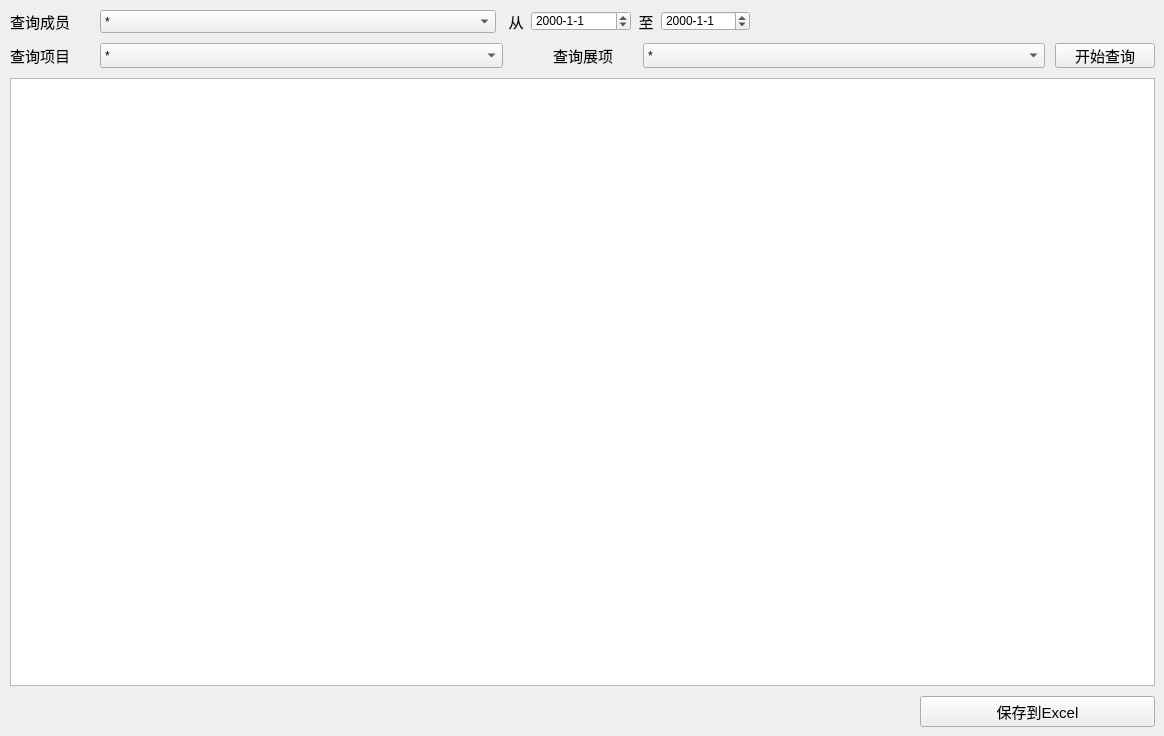
    <widget class="QWidget" name="tab2">
     <attribute name="title">
      <string>加班统计</string>
     </attribute>
     <widget class="QWidget" name="layoutWidget">
      <property name="geometry">
       <rect>
        <x>10</x>
        <y>10</y>
        <width>1145</width>
        <height>717</height>
       </rect>
      </property>
      <layout class="QVBoxLayout" name="verticalLayout_10">
       <property name="spacing">
        <number>10</number>
       </property>
       <item>
        <layout class="QVBoxLayout" name="verticalLayout_9">
         <item>
          <layout class="QHBoxLayout" name="horizontalLayout_14">
           <item>
            <layout class="QHBoxLayout" name="horizontalLayout_8">
             <item>
              <widget class="QLabel" name="label_2">
               <property name="sizePolicy">
                <sizepolicy hsizetype="Fixed" vsizetype="Preferred">
                 <horstretch>0</horstretch>
                 <verstretch>0</verstretch>
                </sizepolicy>
               </property>
               <property name="minimumSize">
                <size>
                 <width>80</width>
                 <height>0</height>
                </size>
               </property>
               <property name="font">
                <font>
                 <pointsize>11</pointsize>
                </font>
               </property>
               <property name="text">
                <string>查询成员</string>
               </property>
              </widget>
             </item>
             <item>
              <widget class="QComboBox" name="query_member">
               <property name="minimumSize">
                <size>
                 <width>0</width>
                 <height>20</height>
                </size>
               </property>
               <property name="maximumSize">
                <size>
                 <width>16777215</width>
                 <height>25</height>
                </size>
               </property>
               <item>
                <property name="text">
                 <string>*</string>
                </property>
               </item>
              </widget>
             </item>
            </layout>
           </item>
           <item>
            <layout class="QHBoxLayout" name="horizontalLayout_4">
             <property name="spacing">
              <number>5</number>
             </property>
             <item>
              <widget class="QLabel" name="label_5">
               <property name="sizePolicy">
                <sizepolicy hsizetype="Fixed" vsizetype="Fixed">
                 <horstretch>0</horstretch>
                 <verstretch>0</verstretch>
                </sizepolicy>
               </property>
               <property name="minimumSize">
                <size>
                 <width>20</width>
                 <height>20</height>
                </size>
               </property>
               <property name="maximumSize">
                <size>
                 <width>20</width>
                 <height>20</height>
                </size>
               </property>
               <property name="font">
                <font>
                 <pointsize>11</pointsize>
                 <kerning>true</kerning>
                </font>
               </property>
               <property name="text">
                <string>从</string>
               </property>
               <property name="alignment">
                <set>Qt::AlignCenter</set>
               </property>
              </widget>
             </item>
             <item>
              <widget class="QDateEdit" name="query_fromdate">
               <property name="minimumSize">
                <size>
                 <width>100</width>
                 <height>20</height>
                </size>
               </property>
               <property name="maximumSize">
                <size>
                 <width>100</width>
                 <height>20</height>
                </size>
               </property>
               <property name="alignment">
                <set>Qt::AlignLeading|Qt::AlignLeft|Qt::AlignVCenter</set>
               </property>
               <property name="displayFormat">
                <string>yyyy-M-d</string>
               </property>
              </widget>
             </item>
             <item>
              <widget class="QLabel" name="label_6">
               <property name="sizePolicy">
                <sizepolicy hsizetype="Fixed" vsizetype="Preferred">
                 <horstretch>0</horstretch>
                 <verstretch>0</verstretch>
                </sizepolicy>
               </property>
               <property name="minimumSize">
                <size>
                 <width>20</width>
                 <height>20</height>
                </size>
               </property>
               <property name="maximumSize">
                <size>
                 <width>20</width>
                 <height>20</height>
                </size>
               </property>
               <property name="font">
                <font>
                 <pointsize>11</pointsize>
                 <kerning>true</kerning>
                </font>
               </property>
               <property name="midLineWidth">
                <number>0</number>
               </property>
               <property name="text">
                <string>至</string>
               </property>
               <property name="alignment">
                <set>Qt::AlignCenter</set>
               </property>
              </widget>
             </item>
             <item>
              <widget class="QDateEdit" name="query_todate">
               <property name="minimumSize">
                <size>
                 <width>0</width>
                 <height>20</height>
                </size>
               </property>
               <property name="maximumSize">
                <size>
                 <width>100</width>
                 <height>20</height>
                </size>
               </property>
               <property name="alignment">
                <set>Qt::AlignLeading|Qt::AlignLeft|Qt::AlignVCenter</set>
               </property>
               <property name="displayFormat">
                <string>yyyy-M-d</string>
               </property>
              </widget>
             </item>
             <item>
              <widget class="QLabel" name="label_14">
               <property name="minimumSize">
                <size>
                 <width>400</width>
                 <height>0</height>
                </size>
               </property>
               <property name="text">
                <string/>
               </property>
              </widget>
             </item>
            </layout>
           </item>
          </layout>
         </item>
         <item>
          <layout class="QHBoxLayout" name="horizontalLayout_15">
           <item>
            <layout class="QHBoxLayout" name="horizontalLayout_5">
             <item>
              <widget class="QLabel" name="label_7">
               <property name="sizePolicy">
                <sizepolicy hsizetype="Fixed" vsizetype="Preferred">
                 <horstretch>0</horstretch>
                 <verstretch>0</verstretch>
                </sizepolicy>
               </property>
               <property name="minimumSize">
                <size>
                 <width>80</width>
                 <height>0</height>
                </size>
               </property>
               <property name="maximumSize">
                <size>
                 <width>80</width>
                 <height>16777215</height>
                </size>
               </property>
               <property name="font">
                <font>
                 <pointsize>11</pointsize>
                </font>
               </property>
               <property name="text">
                <string>查询项目</string>
               </property>
              </widget>
             </item>
             <item>
              <widget class="QComboBox" name="query_project">
               <property name="sizePolicy">
                <sizepolicy hsizetype="Expanding" vsizetype="Fixed">
                 <horstretch>0</horstretch>
                 <verstretch>0</verstretch>
                </sizepolicy>
               </property>
               <property name="minimumSize">
                <size>
                 <width>0</width>
                 <height>20</height>
                </size>
               </property>
               <property name="maximumSize">
                <size>
                 <width>16777215</width>
                 <height>25</height>
                </size>
               </property>
               <property name="layoutDirection">
                <enum>Qt::LeftToRight</enum>
               </property>
               <item>
                <property name="text">
                 <string>*</string>
                </property>
               </item>
              </widget>
             </item>
            </layout>
           </item>
           <item>
            <widget class="QLabel" name="label_15">
             <property name="minimumSize">
              <size>
               <width>30</width>
               <height>0</height>
              </size>
             </property>
             <property name="text">
              <string/>
             </property>
            </widget>
           </item>
           <item>
            <layout class="QHBoxLayout" name="horizontalLayout_13">
             <item>
              <widget class="QLabel" name="label_13">
               <property name="sizePolicy">
                <sizepolicy hsizetype="Fixed" vsizetype="Preferred">
                 <horstretch>0</horstretch>
                 <verstretch>0</verstretch>
                </sizepolicy>
               </property>
               <property name="minimumSize">
                <size>
                 <width>80</width>
                 <height>0</height>
                </size>
               </property>
               <property name="maximumSize">
                <size>
                 <width>80</width>
                 <height>16777215</height>
                </size>
               </property>
               <property name="font">
                <font>
                 <pointsize>11</pointsize>
                </font>
               </property>
               <property name="text">
                <string>查询展项</string>
               </property>
              </widget>
             </item>
             <item>
              <widget class="QComboBox" name="query_subproject">
               <property name="sizePolicy">
                <sizepolicy hsizetype="Expanding" vsizetype="Fixed">
                 <horstretch>0</horstretch>
                 <verstretch>0</verstretch>
                </sizepolicy>
               </property>
               <property name="minimumSize">
                <size>
                 <width>0</width>
                 <height>20</height>
                </size>
               </property>
               <property name="maximumSize">
                <size>
                 <width>16777215</width>
                 <height>25</height>
                </size>
               </property>
               <property name="layoutDirection">
                <enum>Qt::LeftToRight</enum>
               </property>
               <item>
                <property name="text">
                 <string>*</string>
                </property>
               </item>
              </widget>
             </item>
            </layout>
           </item>
           <item>
            <widget class="QPushButton" name="query">
             <property name="minimumSize">
              <size>
               <width>100</width>
               <height>25</height>
              </size>
             </property>
             <property name="maximumSize">
              <size>
               <width>16777215</width>
               <height>25</height>
              </size>
             </property>
             <property name="font">
              <font>
               <pointsize>11</pointsize>
              </font>
             </property>
             <property name="text">
              <string>开始查询</string>
             </property>
            </widget>
           </item>
          </layout>
         </item>
        </layout>
       </item>
       <item>
        <widget class="QTableWidget" name="query_overtime_table">
         <property name="selectionMode">
          <enum>QAbstractItemView::SingleSelection</enum>
         </property>
         <property name="textElideMode">
          <enum>Qt::ElideMiddle</enum>
         </property>
         <property name="sortingEnabled">
          <bool>true</bool>
         </property>
         <attribute name="horizontalHeaderStretchLastSection">
          <bool>true</bool>
         </attribute>
        </widget>
       </item>
       <item>
        <layout class="QHBoxLayout" name="horizontalLayout_16">
         <item>
          <widget class="QLabel" name="label_16">
           <property name="minimumSize">
            <size>
             <width>900</width>
             <height>0</height>
            </size>
           </property>
           <property name="text">
            <string/>
           </property>
          </widget>
         </item>
         <item>
          <widget class="QPushButton" name="save_excel">
           <property name="minimumSize">
            <size>
             <width>0</width>
             <height>30</height>
            </size>
           </property>
           <property name="font">
            <font>
             <pointsize>11</pointsize>
            </font>
           </property>
           <property name="text">
            <string>保存到Excel</string>
           </property>
          </widget>
         </item>
        </layout>
       </item>
      </layout>
     </widget>
    </widget>
